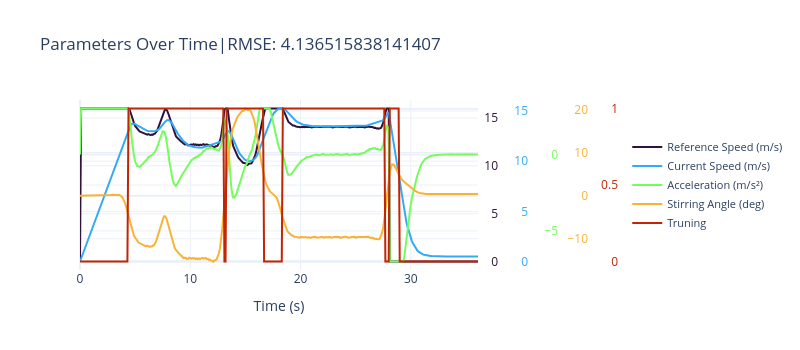
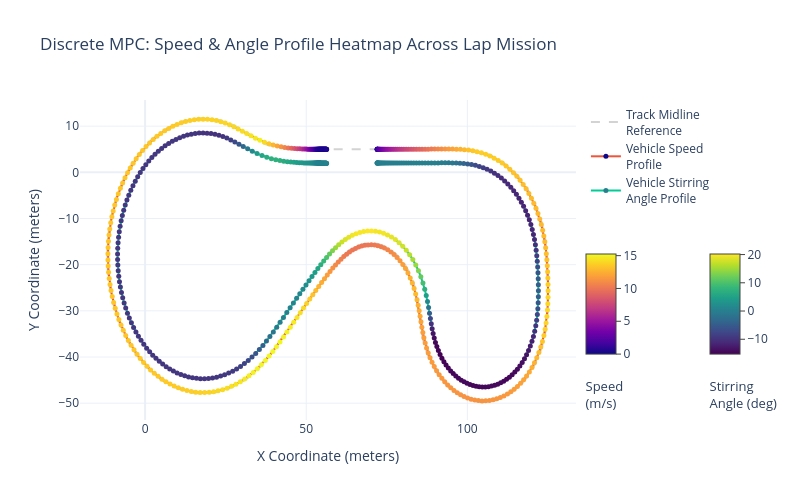

The cell these charts' notebook holds for them, in order:
### Code cell
ySeries=[v_ref_history, v_history, acc_history, delta_history, turning_history]
xSeries=[t_history for i in range(len(ySeries))]
names = ['Reference Speed (m/s)', 'Current Speed (m/s)',
        'Acceleration (m/s²)', 'Stirring Angle (deg)', 'Truning']
data = [x_mid, y_mid, x_history,y_history, t_history, delta_history, psi_history, v_history]

PlotSeriesPLY(xSeries,ySeries,names,xLabel='Time (s)',title=f'Parameters Over Time|RMSE: {score}')
#PlotSeriesPLT(xSeries[:2],ySeries[:2],names[:2],title=f'RMSE: {score:.2f}')
PlotMPCTracksPLY(data,width=800,height=500)

### Figure 1 — Plotly figure (JSON) as saved in the notebook; plotly's stock layout.template omitted (floating-point values rounded to 4 significant figures; data arrays with more than 128 entries replaced by an {"elided": "..."} marker saying what was removed)
{"data": [{"line": {"color": "rgb(48, 18, 59)"}, "mode": "lines", "name": "Reference Speed (m/s)", "text": {"elided": "362 str values"}, "type": "scatter", "x": {"elided": "362 float values"}, "y": {"elided": "362 float values"}, "yaxis": "y"}, {"line": {"color": "rgb(52, 169, 246)"}, "mode": "lines", "name": "Current Speed (m/s)", "text": {"elided": "362 str values"}, "type": "scatter", "x": {"elided": "362 float values"}, "y": {"elided": "362 float values"}, "yaxis": "y2"}, {"line": {"color": "rgb(117, 252, 93)"}, "mode": "lines", "name": "Acceleration (m/s²)", "text": {"elided": "362 str values"}, "type": "scatter", "x": {"elided": "362 float values"}, "y": {"elided": "362 float values"}, "yaxis": "y3"}, {"line": {"color": "rgb(248, 179, 52)"}, "mode": "lines", "name": "Stirring Angle (deg)", "text": {"elided": "362 str values"}, "type": "scatter", "x": {"elided": "362 float values"}, "y": {"elided": "362 float values"}, "yaxis": "y4"}, {"line": {"color": "rgb(193, 37, 3)"}, "mode": "lines", "name": "Truning", "text": {"elided": "362 str values"}, "type": "scatter", "x": {"elided": "362 float values"}, "y": {"elided": "363 int values"}, "yaxis": "y5"}], "layout": {"height": 350, "legend": {"font": {"size": 11}, "x": 1.375, "xanchor": "left", "y": 0.5, "yanchor": "middle"}, "title": {"text": "Parameters Over Time|RMSE: 4.136515838141407"}, "width": 800, "xaxis": {"title": {"text": "Time (s)"}}, "yaxis": {"anchor": "free", "position": 1, "shift": 20, "side": "left", "tickfont": {"color": "rgb(48, 18, 59)"}}, "yaxis2": {"anchor": "free", "automargin": true, "overlaying": "y", "position": 1, "shift": 50, "side": "left", "tickfont": {"color": "rgb(52, 169, 246)"}}, "yaxis3": {"anchor": "free", "automargin": true, "overlaying": "y", "position": 1, "shift": 80, "side": "left", "tickfont": {"color": "rgb(117, 252, 93)"}}, "yaxis4": {"anchor": "free", "automargin": true, "overlaying": "y", "position": 1, "shift": 110, "side": "left", "tickfont": {"color": "rgb(248, 179, 52)"}}, "yaxis5": {"anchor": "free", "automargin": true, "overlaying": "y", "position": 1, "shift": 140, "side": "left", "tickfont": {"color": "rgb(193, 37, 3)"}}}}

### Figure 2 — Plotly figure (JSON) as saved in the notebook; plotly's stock layout.template omitted (floating-point values rounded to 4 significant figures; data arrays with more than 128 entries replaced by an {"elided": "..."} marker saying what was removed)
{"data": [{"line": {"color": "lightgray", "dash": "dash", "width": 2}, "mode": "lines", "name": "Track Midline<br>Reference", "type": "scatter", "x": {"elided": "5000 float values"}, "y": {"elided": "5000 float values"}}, {"hoverinfo": "text+x+y", "marker": {"cmax": 15.25, "cmin": 0, "color": {"elided": "362 float values"}, "colorbar": {"len": 0.5, "ticks": "outside", "title": {"font": {"size": 13}, "side": "bottom", "text": "Speed<br>(m/s)"}, "x": 1, "y": 0.3, "yanchor": "middle"}, "colorscale": [[0, "#0d0887"], [0.1111, "#46039f"], [0.2222, "#7201a8"], [0.3333, "#9c179e"], [0.4444, "#bd3786"], [0.5556, "#d8576b"], [0.6667, "#ed7953"], [0.7778, "#fb9f3a"], [0.8889, "#fdca26"], [1, "#f0f921"]], "showscale": true, "size": 5}, "mode": "lines+markers", "name": "Vehicle Speed<br>Profile", "text": {"elided": "362 str values"}, "type": "scatter", "x": {"elided": "362 float values"}, "y": {"elided": "362 float values"}}, {"hoverinfo": "text+x+y", "line": {"width": 2}, "marker": {"cmax": 20.2, "cmin": -15.26, "color": {"elided": "362 float values"}, "colorbar": {"len": 0.5, "ticks": "outside", "title": {"font": {"size": 13}, "side": "bottom", "text": "Stirring<br>Angle (deg)"}, "x": 1.25, "y": 0.3, "yanchor": "middle"}, "colorscale": [[0, "#440154"], [0.1111, "#482878"], [0.2222, "#3e4989"], [0.3333, "#31688e"], [0.4444, "#26828e"], [0.5556, "#1f9e89"], [0.6667, "#35b779"], [0.7778, "#6ece58"], [0.8889, "#b5de2b"], [1, "#fde725"]], "showscale": true, "size": 5}, "mode": "lines+markers", "name": "Vehicle Stirring<br>Angle Profile", "text": {"elided": "362 str values"}, "type": "scatter", "x": {"elided": "362 float values"}, "y": {"elided": "362 float values"}}], "layout": {"height": 500, "legend": {"x": 1.02, "xanchor": "left", "y": 1, "yanchor": "top"}, "showlegend": true, "title": {"text": "Discrete MPC: Speed & Angle Profile Heatmap Across Lap Mission"}, "width": 800, "xaxis": {"title": {"text": "X Coordinate (meters)"}}, "yaxis": {"title": {"text": "Y Coordinate (meters)"}}}}
